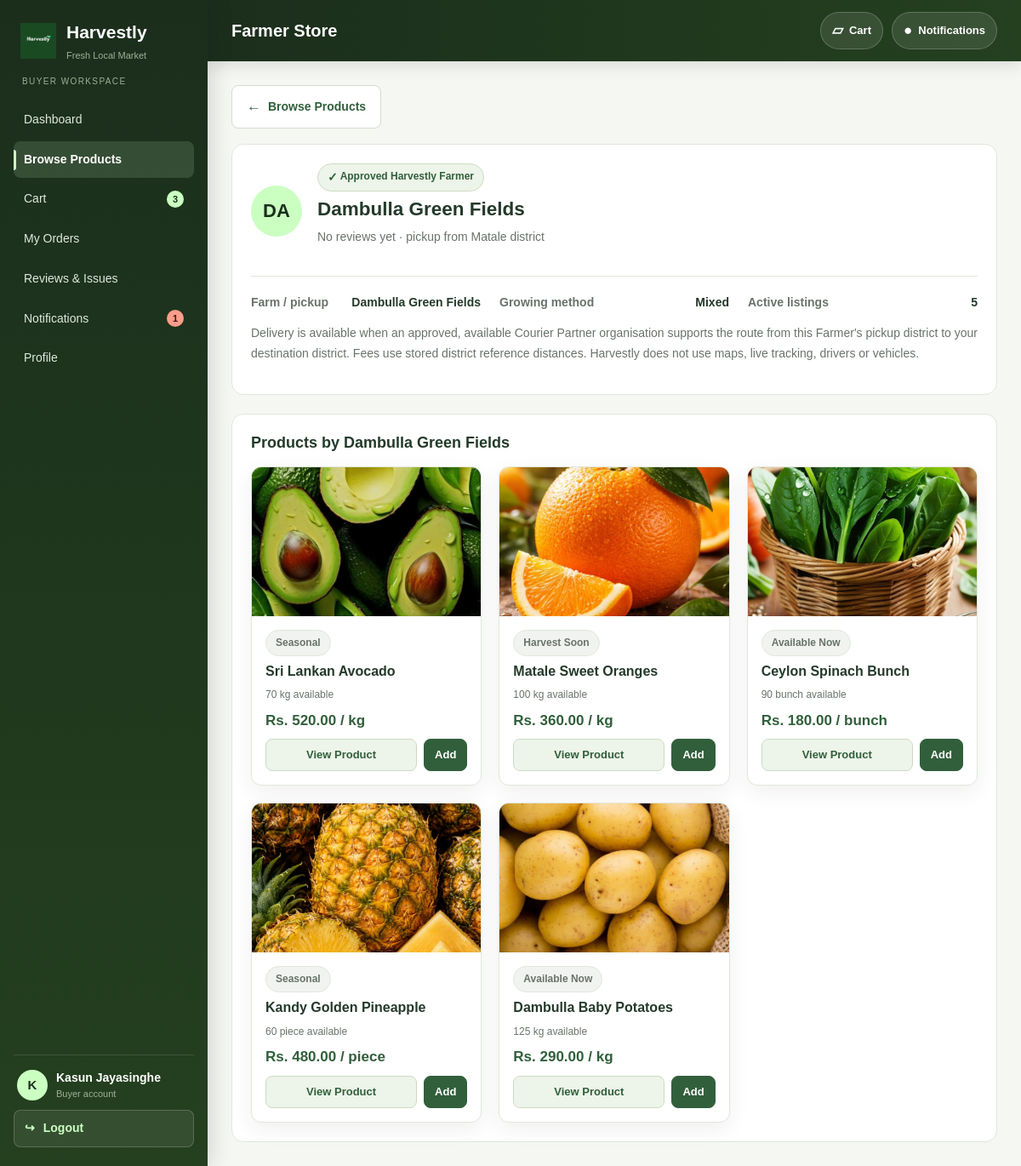
The app's page /Controller/Buyer/FarmerStoreController.php?farmer=Dambulla+Green+Fields (signed in) with its own data.
### tables this page shows
CREATE TABLE IF NOT EXISTS products (
    product_id BIGINT UNSIGNED AUTO_INCREMENT PRIMARY KEY,
    farmer_id BIGINT UNSIGNED NOT NULL,
    category_id SMALLINT UNSIGNED NOT NULL,
    product_name VARCHAR(150) NOT NULL,
    description TEXT NULL,
    unit_price DECIMAL(12,2) NOT NULL,
    available_quantity DECIMAL(12,3) NOT NULL DEFAULT 0.000,
    unit_label VARCHAR(30) NOT NULL DEFAULT 'kg',
    listing_type ENUM('AVAILABLE_NOW','HARVEST_SOON','SEASONAL') NOT NULL,
    growing_method ENUM('ORGANIC','CONVENTIONAL','MIXED') NULL,
    shelf_life_reference_id BIGINT UNSIGNED NULL,
    harvest_date DATE NULL,
    available_from_date DATE NULL,
    season_start_date DATE NULL,
    season_end_date DATE NULL,
    best_before_date DATE NULL,
    storage_guidance TEXT NULL,
    listing_status ENUM('ACTIVE','INACTIVE','EXPIRED','SOLD_OUT') NOT NULL DEFAULT 'ACTIVE',
    created_at TIMESTAMP NOT NULL DEFAULT CURRENT_TIMESTAMP,
    updated_at TIMESTAMP NOT NULL DEFAULT CURRENT_TIMESTAMP ON UPDATE CURRENT_TIMESTAMP,
    CONSTRAINT fk_product_farmer
        FOREIGN KEY (farmer_id) REFERENCES users(user_id),
    CONSTRAINT fk_product_category
        FOREIGN KEY (category_id) REFERENCES product_categories(category_id),
    CONSTRAINT fk_product_shelf_reference
        FOREIGN KEY (shelf_life_reference_id) REFERENCES shelf_life_references(shelf_life_reference_id),
    KEY idx_product_farmer_status (farmer_id, listing_status),
    KEY idx_product_category_status (category_id, listing_status),
    KEY idx_product_listing_type (listing_type),
    KEY idx_product_best_before (best_before_date),
    KEY idx_product_name (product_name)
);

### Controller/Buyer/FarmerStoreController.php (called while the page is built, shortened)
<?php
require_once __DIR__ . '/../../config/app.php';
require_once __DIR__ . '/../../Model/Buyer/Product.php';
$farmer = trim((string)($_GET['farmer'] ?? ''));
$model = new Product();
$store = $model->getFarmerStore($farmer);
require __DIR__ . '/../../View/Buyer/farmer-store.php';

### config/app.php (called while the page is built, shortened)
<?php
require_once __DIR__ . '/database.php';
require_once __DIR__ . '/status.php';
function db(): mysqli {
    return getDBConnection();
}
function url(string $path = ''): string {
    return rtrim(BASE_URL, '/') . '/' . ltrim($path, '/');
}
function e($value): string {
    return htmlspecialchars((string)$value, ENT_QUOTES, 'UTF-8');
}
function buyerRoute(string $controller, string $query = ''): string {
    $path = 'Controller/Buyer/' . ltrim($controller, '/');
    return url($path . ($query !== '' ? ('?' . ltrim($query, '?')) : ''));
}
function bindMysqliParams(mysqli_stmt $stmt, string $types, array &$params): void {
    $refs = [$types];
    foreach ($params as $key => &$value) {
        $refs[] = &$value;
    }
    $stmt->bind_param(...$refs);
}
function db_fetch_all(string $sql, string $types = '', array $params = []): array {
    $stmt = db()->prepare($sql);
    bindMysqliParams($stmt, $types, $params);
    if (!$stmt->execute()) {
        $stmt->close();
        return [];
    }
    $result = $stmt->get_result();
    $rows = $result ? $result->fetch_all(MYSQLI_ASSOC) : [];
    return $rows;
}
function db_fetch_one(string $sql, string $types = '', array $params = []): ?array {
    $rows = db_fetch_all($sql, $types, $params);
    return $rows[0] ?? null;
}

### config/database.php (called while the page is built, shortened)
<?php
function getDBConnection() {
    static $conn = null;
    if ($conn === null) {
        $conn = new mysqli(DB_HOST, DB_USER, DB_PASS, DB_NAME, DB_PORT);
        $conn->set_charset("utf8mb4");
        $conn->query("SET time_zone = '+05:30'");
    }
    return $conn;
}

### Model/Buyer/Product.php (called while the page is built, shortened)
<?php
final class Product
{
    private function imageUrl(?string $path, string $name = '', string $category = ''): string
    {
        $path = trim((string)$path);
        return url($path);
    }
    private function map(array $row): array
    {
        $row['id'] = (int)$row['id'];
        $row['farmer_id'] = (int)$row['farmer_id'];
        $row['price'] = (float)$row['price'];
        $row['rating'] = (float)($row['rating'] ?? 0);
        $row['reviews'] = (int)($row['reviews'] ?? 0);
        $row['organic'] = ($row['growing_method'] ?? '') === 'ORGANIC';
        $row['stock'] = (float)($row['stock'] ?? 0);
        $row['image'] = $this->imageUrl($row['image'] ?? '', $row['name'] ?? '', $row['category'] ?? '');
        $row['harvest_date'] = (string)($row['harvest_date'] ?? '');
        $row['shelf_reference'] = empty($row['shelf_life_reference_id'])
            ? null
            : db_fetch_one(
                'SELECT * FROM shelf_life_references WHERE shelf_life_reference_id=? AND is_active=1',
                'i',
                [(int)$row['shelf_life_reference_id']]
            );
        return $row;
    }
    private function baseSelect(): string
    {
        return "
            SELECT
                p.product_id AS id, p.shelf_life_reference_id,
                p.farmer_id,
                p.product_name AS name,
                p.unit_price AS price,
                p.unit_label AS unit,
                u.full_name AS farmer,
                COALESCE((
                    SELECT AVG(r.rating) FROM reviews r WHERE r.farmer_id = p.farmer_id
                ), 0) AS rating,
                COALESCE((
                    SELECT COUNT(*) FROM reviews r WHERE r.farmer_id = p.farmer_id
                ), 0) AS reviews,
                p.available_quantity AS stock,
                (
                    SELECT pi.image_path
                    FROM product_images pi
                    WHERE pi.product_id = p.product_id
                    ORDER BY pi.is_primary DESC, pi.image_id ASC
                    LIMIT 1
                ) AS image,
                p.description,
                p.harvest_date,
                COALESCE(fp.farm_name, u.full_name) AS farm,
                p.listing_type,
                p.growing_method,
                c.category_name AS category,
                d.district_name AS district
            FROM products p
            JOIN users u ON u.user_id = p.farmer_id
            JOIN product_categories c ON c.category_id = p.category_id
            JOIN farmer_profiles fp ON fp.farmer_id = p.farmer_id
            LEFT JOIN districts d ON d.district_id = fp.district_id
        ";
    }
    private function visibilityClause(): string
    {
        return "WHERE p.listing_status = 'ACTIVE'
                AND u.account_status = 'ACTIVE'
                AND fp.verification_status = 'APPROVED'
                AND c.is_active = 1";
    }
    public function getFarmerStore(string $farmer): ?array
    {
        $rows = db_fetch_all(
            $this->baseSelect() . ' ' . $this->visibilityClause() . '
             AND u.full_name = ?
             ORDER BY p.created_at DESC, p.product_id DESC',
            's',
            [$farmer]
        );
        $products = array_map(fn(array $row) => $this->map($row), $rows);
        $first = $products[0];
        return [
            'name' => (string)$first['farmer'],
            'rating' => round((float)$first['rating'], 1),
            'reviewCount' => (int)$first['reviews'],
            'district' => (string)($first['district'] ?? ''),
            'farm' => (string)($first['farm'] ?? ''),
            'products' => $products,
        ];
    }
}

### config/status.php (called while the page is built, shortened)
<?php
require_once __DIR__ . '/../config/app.php';
if (!function_exists('harvestlyStatusLabels')) {
    function harvestlyStatusLabels(): array
    {
        return [
            'PENDING_PAYMENT'    => 'Pending Payment',
            'PAID'               => 'Paid',
            'ACCEPTED'           => 'Accepted',
            'PREPARING'          => 'Preparing',
            'READY_FOR_DELIVERY' => 'Ready for Delivery',
            'PENDING_ASSIGNMENT' => 'Pending Assignment',
            'ASSIGNED'           => 'Assigned',
            'PICKED_UP'          => 'Picked Up',
            'IN_TRANSIT'         => 'In Transit',
            'OUT_FOR_DELIVERY'   => 'Out for Delivery',
            'DELIVERED'          => 'Delivered',
            'COMPLETED'          => 'Completed',
            'UNDELIVERABLE'      => 'Undeliverable',
            'REJECTED'           => 'Rejected',
            'CANCELLED'          => 'Cancelled',
            'HELD'               => 'Held',
            'PENDING_PAYOUT'     => 'Pending Payout',
            'EARNED'             => 'Earned',
            'PAID_OUT'           => 'Paid',
            'OPEN'               => 'Open',
            'UNDER_REVIEW'       => 'Under Review',
            'RESOLVED'           => 'Resolved',
            'AVAILABLE'          => 'Available',
            'UNAVAILABLE'        => 'Unavailable',
            'APPROVED'           => 'Approved',
            'ACTIVE'             => 'Active',
            'PENDING'            => 'Pending',
            'SUSPENDED'          => 'Suspended',
            'INACTIVE'           => 'Inactive',
            'SOLD_OUT'           => 'Sold Out',
            'AVAILABLE_NOW'      => 'Available Now',
            'HARVEST_SOON'       => 'Harvest Soon',
            'SEASONAL'           => 'Seasonal',
            'ORGANIC'            => 'Organic',
            'CONVENTIONAL'       => 'Conventional',
            'MIXED'              => 'Mixed',
            'SUCCESS'            => 'Success',
            'FAILED'             => 'Failed',
        ];
    }
}
if (!function_exists('harvestlyStatusLabel')) {
    function harvestlyStatusLabel(?string $status): string
    {
        $status = strtoupper(trim((string)$status));
        $labels = harvestlyStatusLabels();
        return $labels[$status] ?? ucwords(strtolower(str_replace('_', ' ', $status)));
    }
}
if (!function_exists('harvestlyMoney')) {
    function harvestlyMoney($amount): string
    {
        return 'Rs. ' . number_format((float)$amount, 2);
    }
}

### View/Buyer/farmer-store.php (the view, shortened to what this page needs)
<?php
require_once __DIR__ . '/../../config/app.php';
require __DIR__ . '/includes/layout.php';
$store = $store ?? [];
$products = $store['products'] ?? [];
$name = (string)($store['name'] ?? 'Farmer');
$rating = (float)($store['rating'] ?? 0);
$reviewCount = (int)($store['reviewCount'] ?? 0);
$initials = strtoupper(substr(preg_replace('/[^A-Za-z]/', '', $name) ?: 'F', 0, 2));
    ?>
<div class="buyer-actions no-print" style="margin-bottom:18px">
    <a class="buyer-button buyer-ghost" href="<?= e(buyerRoute('ProductController.php')) ?>">
        <span class="material-symbols-outlined" aria-hidden="true">arrow_back</span>
        <span>Browse Products</span>
    </a>
</div>
<section class="buyer-panel">
    <div class="buyer-row" style="gap:18px">
        <span class="buyer-avatar" style="width:60px;height:60px;font-size:22px" aria-hidden="true"><?= e($initials) ?></span>
        <div class="buyer-grow">
            <div class="buyer-product-badges" style="margin-bottom:6px">
                <span class="buyer-badge">
                    <span class="material-symbols-outlined" aria-hidden="true" style="font-size:14px;vertical-align:-2px">verified</span>
                    Approved Harvestly Farmer
                </span>
            </div>
            <h2 style="margin:0"><?= e($name) ?></h2>
            <p class="buyer-note" style="margin-top:6px">
                <?php if ($reviewCount > 0): ?>
                    <?= e(number_format($rating, 1)) ?> / 5 from <?= $reviewCount ?> review<?= $reviewCount === 1 ? '' : 's' ?>
                <?php else: ?>
                    No reviews yet
                <?php endif; ?>
                <?php if (!empty($store['district'])): ?>
                    &middot; pickup from <?= e($store['district']) ?> district
                <?php endif; ?>
            </p>
        </div>
    </div>
    <hr class="buyer-hr">
    <div class="buyer-columns-3">
        <dl class="buyer-kv">
            <dt>Farm / pickup</dt>
            <dd><?= e((string)($store['farm'] ?: ($store['district'] ?: 'Not provided'))) ?></dd>
        </dl>
        <dl class="buyer-kv">
            <dt>Growing method</dt>
            <dd><?= e(harvestlyStatusLabel((string)($products[0]['growing_method'] ?? ''))) ?></dd>
        </dl>
        <dl class="buyer-kv">
            <dt>Active listings</dt>
            <dd><?= count($products) ?></dd>
        </dl>
    </div>
    <p class="buyer-note" style="margin-top:14px">
        Delivery is available when an approved, available Courier Partner organisation supports the
        route from this Farmer's pickup district to your destination district. Fees use stored district
        reference distances. Harvestly does not use maps, live tracking, drivers or vehicles.
    </p>
</section>
<section class="buyer-panel">
    <h3>Products by <?= e($name) ?></h3>
    <?php if (!$products): ?>
        <p class="buyer-empty">This Farmer has no active listings at the moment.</p>
    <?php else: ?>
    <div class="buyer-product-grid">
        <?php foreach ($products as $product): ?>
        <article class="buyer-product">
            <a href="<?= e(buyerRoute('ProductDetailsController.php', 'id=' . (int)$product['id'])) ?>">
                <img src="<?= e($product['image']) ?>" alt="<?= e($product['name']) ?>">
            </a>
            <div class="buyer-product-content">
                <div class="buyer-product-badges">
                    <span class="buyer-badge buyer-badge--muted"><?= e(harvestlyStatusLabel((string)$product['listing_type'])) ?></span>
                </div>
                <h3><a href="<?= e(buyerRoute('ProductDetailsController.php', 'id=' . (int)$product['id'])) ?>"><?= e($product['name']) ?></a></h3>
                <p class="buyer-product-meta">
                    <?= e(rtrim(rtrim(number_format((float)$product['stock'], 3), '0'), '.')) ?> <?= e($product['unit']) ?> available
                </p>
                <p class="buyer-price"><?= e(harvestlyMoney($product['price'])) ?> / <?= e($product['unit']) ?></p>
                <div class="buyer-product-foot">
                    <a class="buyer-button buyer-secondary buyer-small" href="<?= e(buyerRoute('ProductDetailsController.php', 'id=' . (int)$product['id'])) ?>">View Product</a>
                    <?php if ((float)$product['stock'] > 0): ?>
                    <form method="post" action="<?= e(buyerRoute('ProductController.php')) ?>">
                        <button class="buyer-button buyer-small" type="submit">Add</button>
                    </form>
                    <?php else: ?>
                    <span class="buyer-badge buyer-badge--muted">Sold out</span>
                    <?php endif; ?>
                </div>
            </div>
        </article>
        <?php endforeach; ?>
    </div>
    <?php endif; ?>
</section>

### records on screen
products: growing_method "Mixed", shows a picture, listing_type "Seasonal", product_name "Sri Lankan Avocado", available_quantity "70", unit_label "kg", unit_price "Rs. 520.00"
products: shows a picture, listing_type "Harvest Soon", product_name "Matale Sweet Oranges", available_quantity "100", unit_label "kg", unit_price "Rs. 360.00"
products: product_name (picture), listing_type "Available Now", product_name "Ceylon Spinach Bunch", available_quantity "90", unit_label "bunch", unit_price "Rs. 180.00"
products: shows a picture, listing_type "Seasonal", product_name "Kandy Golden Pineapple", available_quantity "60", unit_label "piece", unit_price "Rs. 480.00"
products: product_name (picture), listing_type "Available Now", product_name "Dambulla Baby Potatoes", available_quantity "125", unit_label "kg", unit_price "Rs. 290.00"

### other values on screen
$item['label'] "Dashboard"
$item['label'] "Browse Products"
$item['label'] "Cart"
$item['count'] "3"
$item['label'] "My Orders"
$item['label'] "Reviews & Issues"
$item['label'] "Notifications"
$item['count'] "1"
$item['label'] "Profile"
$initials "K"
$displayName "Kasun Jayasinghe"
$title "Farmer Store"
$initials "DA"
$name "Dambulla Green Fields"
$store['district'] "Matale"
